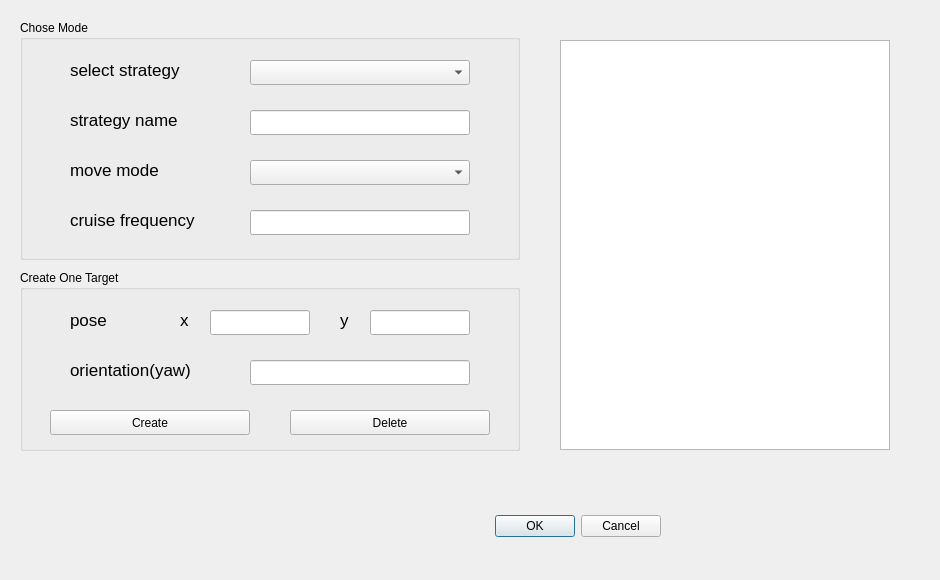
<?xml version="1.0" encoding="UTF-8"?>
<ui version="4.0">
 <class>Dialog</class>
 <widget class="QDialog" name="Dialog">
  <property name="geometry">
   <rect>
    <x>0</x>
    <y>0</y>
    <width>940</width>
    <height>580</height>
   </rect>
  </property>
  <property name="windowTitle">
   <string>Config Dialog</string>
  </property>
  <widget class="QGroupBox" name="chose_mode_groupBox">
   <property name="geometry">
    <rect>
     <x>20</x>
     <y>20</y>
     <width>500</width>
     <height>240</height>
    </rect>
   </property>
   <property name="title">
    <string>Chose Mode</string>
   </property>
   <widget class="QLineEdit" name="cruise_frequency_lineEdit">
    <property name="geometry">
     <rect>
      <x>230</x>
      <y>190</y>
      <width>220</width>
      <height>25</height>
     </rect>
    </property>
    <property name="font">
     <font>
      <pointsize>13</pointsize>
     </font>
    </property>
   </widget>
   <widget class="QComboBox" name="select_strategy_comboBox">
    <property name="geometry">
     <rect>
      <x>230</x>
      <y>40</y>
      <width>220</width>
      <height>25</height>
     </rect>
    </property>
    <property name="font">
     <font>
      <pointsize>13</pointsize>
     </font>
    </property>
   </widget>
   <widget class="QLabel" name="cruise_frequency_label">
    <property name="geometry">
     <rect>
      <x>50</x>
      <y>190</y>
      <width>130</width>
      <height>20</height>
     </rect>
    </property>
    <property name="font">
     <font>
      <pointsize>13</pointsize>
     </font>
    </property>
    <property name="text">
     <string>cruise frequency</string>
    </property>
   </widget>
   <widget class="QLabel" name="strategy_name_label">
    <property name="geometry">
     <rect>
      <x>50</x>
      <y>90</y>
      <width>135</width>
      <height>20</height>
     </rect>
    </property>
    <property name="font">
     <font>
      <pointsize>13</pointsize>
     </font>
    </property>
    <property name="text">
     <string>strategy name</string>
    </property>
   </widget>
   <widget class="QLabel" name="select_strategy_label">
    <property name="geometry">
     <rect>
      <x>50</x>
      <y>40</y>
      <width>135</width>
      <height>20</height>
     </rect>
    </property>
    <property name="font">
     <font>
      <pointsize>13</pointsize>
      <weight>50</weight>
      <italic>false</italic>
      <bold>false</bold>
      <underline>false</underline>
      <strikeout>false</strikeout>
      <kerning>true</kerning>
     </font>
    </property>
    <property name="mouseTracking">
     <bool>false</bool>
    </property>
    <property name="tabletTracking">
     <bool>false</bool>
    </property>
    <property name="text">
     <string>select strategy</string>
    </property>
   </widget>
   <widget class="QLabel" name="move_mode_label">
    <property name="geometry">
     <rect>
      <x>50</x>
      <y>140</y>
      <width>135</width>
      <height>20</height>
     </rect>
    </property>
    <property name="font">
     <font>
      <pointsize>13</pointsize>
     </font>
    </property>
    <property name="text">
     <string>move mode</string>
    </property>
   </widget>
   <widget class="QComboBox" name="move_mode_comboBox">
    <property name="geometry">
     <rect>
      <x>230</x>
      <y>140</y>
      <width>220</width>
      <height>25</height>
     </rect>
    </property>
    <property name="font">
     <font>
      <pointsize>13</pointsize>
     </font>
    </property>
   </widget>
   <widget class="QLineEdit" name="strategy_name_lineEdit">
    <property name="geometry">
     <rect>
      <x>230</x>
      <y>90</y>
      <width>220</width>
      <height>25</height>
     </rect>
    </property>
    <property name="font">
     <font>
      <pointsize>13</pointsize>
     </font>
    </property>
   </widget>
  </widget>
  <widget class="QTableView" name="poses_tableView">
   <property name="geometry">
    <rect>
     <x>560</x>
     <y>40</y>
     <width>330</width>
     <height>410</height>
    </rect>
   </property>
  </widget>
  <widget class="QGroupBox" name="create_target_groupBox">
   <property name="geometry">
    <rect>
     <x>20</x>
     <y>270</y>
     <width>500</width>
     <height>181</height>
    </rect>
   </property>
   <property name="title">
    <string>Create One Target</string>
   </property>
   <widget class="QLabel" name="pose_y_label">
    <property name="geometry">
     <rect>
      <x>320</x>
      <y>40</y>
      <width>20</width>
      <height>20</height>
     </rect>
    </property>
    <property name="font">
     <font>
      <pointsize>13</pointsize>
     </font>
    </property>
    <property name="text">
     <string>y</string>
    </property>
   </widget>
   <widget class="QLabel" name="pose_label">
    <property name="geometry">
     <rect>
      <x>50</x>
      <y>40</y>
      <width>70</width>
      <height>20</height>
     </rect>
    </property>
    <property name="font">
     <font>
      <pointsize>13</pointsize>
     </font>
    </property>
    <property name="text">
     <string>pose</string>
    </property>
   </widget>
   <widget class="QLineEdit" name="orientation_lineEdit">
    <property name="geometry">
     <rect>
      <x>230</x>
      <y>90</y>
      <width>220</width>
      <height>25</height>
     </rect>
    </property>
    <property name="font">
     <font>
      <pointsize>13</pointsize>
     </font>
    </property>
   </widget>
   <widget class="QLabel" name="orientation_label">
    <property name="geometry">
     <rect>
      <x>50</x>
      <y>90</y>
      <width>135</width>
      <height>20</height>
     </rect>
    </property>
    <property name="font">
     <font>
      <pointsize>13</pointsize>
     </font>
    </property>
    <property name="text">
     <string>orientation(yaw)</string>
    </property>
   </widget>
   <widget class="QLineEdit" name="pose_y_lineEdit">
    <property name="geometry">
     <rect>
      <x>350</x>
      <y>40</y>
      <width>100</width>
      <height>25</height>
     </rect>
    </property>
    <property name="font">
     <font>
      <pointsize>13</pointsize>
     </font>
    </property>
   </widget>
   <widget class="QLineEdit" name="pose_x_lineEdit">
    <property name="geometry">
     <rect>
      <x>190</x>
      <y>40</y>
      <width>100</width>
      <height>25</height>
     </rect>
    </property>
    <property name="font">
     <font>
      <pointsize>13</pointsize>
     </font>
    </property>
   </widget>
   <widget class="QLabel" name="pose_x_label">
    <property name="geometry">
     <rect>
      <x>160</x>
      <y>40</y>
      <width>20</width>
      <height>20</height>
     </rect>
    </property>
    <property name="font">
     <font>
      <pointsize>13</pointsize>
     </font>
    </property>
    <property name="text">
     <string>x</string>
    </property>
   </widget>
   <widget class="QPushButton" name="create_pushButton">
    <property name="geometry">
     <rect>
      <x>30</x>
      <y>140</y>
      <width>200</width>
      <height>25</height>
     </rect>
    </property>
    <property name="text">
     <string>Create</string>
    </property>
   </widget>
   <widget class="QPushButton" name="delete_pushButton">
    <property name="geometry">
     <rect>
      <x>270</x>
      <y>140</y>
      <width>200</width>
      <height>25</height>
     </rect>
    </property>
    <property name="text">
     <string>Delete</string>
    </property>
   </widget>
  </widget>
  <widget class="QDialogButtonBox" name="buttonBox">
   <property name="geometry">
    <rect>
     <x>320</x>
     <y>510</y>
     <width>341</width>
     <height>32</height>
    </rect>
   </property>
   <property name="acceptDrops">
    <bool>false</bool>
   </property>
   <property name="orientation">
    <enum>Qt::Horizontal</enum>
   </property>
   <property name="standardButtons">
    <set>QDialogButtonBox::Cancel|QDialogButtonBox::Ok</set>
   </property>
  </widget>
 </widget>
 <resources/>
 <connections/>
</ui>
